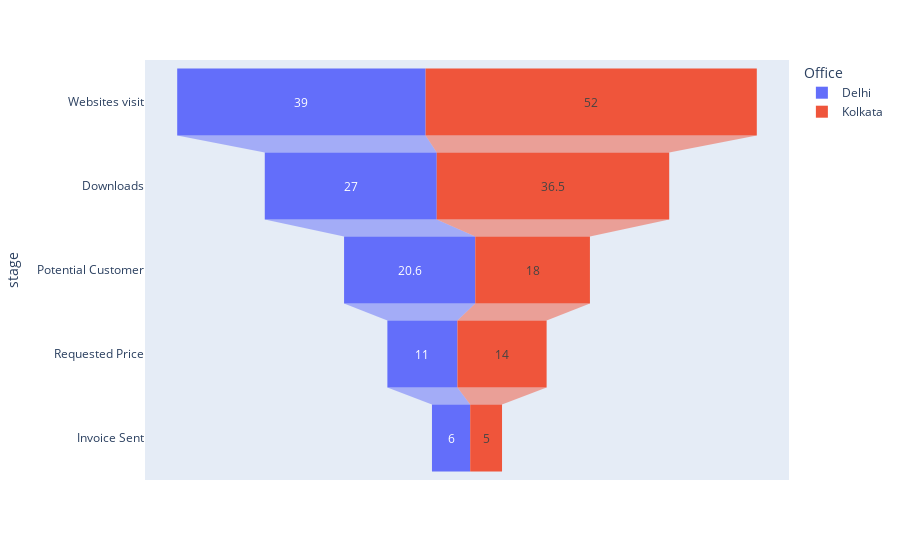

Notebook source saved alongside this figure:
### Code cell
fig1.show()

### Figure 1 — Plotly figure (JSON) as saved in the notebook; plotly's stock layout.template omitted (floating-point values rounded to 4 significant figures)
{"data": [{"hovertemplate": "Office=Delhi<br>number=%{x}<br>stage=%{y}<extra></extra>", "legendgroup": "Delhi", "marker": {"color": "#636efa"}, "name": "Delhi", "orientation": "h", "showlegend": true, "type": "funnel", "x": [39, 27, 20.6, 11, 6], "xaxis": "x", "y": ["Websites visit", "Downloads", "Potential Customer", "Requested Price", "Invoice Sent"], "yaxis": "y"}, {"hovertemplate": "Office=Kolkata<br>number=%{x}<br>stage=%{y}<extra></extra>", "legendgroup": "Kolkata", "marker": {"color": "#EF553B"}, "name": "Kolkata", "orientation": "h", "showlegend": true, "type": "funnel", "x": [52, 36.5, 18, 14, 5], "xaxis": "x", "y": ["Websites visit", "Downloads", "Potential Customer", "Requested Price", "Invoice Sent"], "yaxis": "y"}], "layout": {"legend": {"title": {"text": "Office"}, "tracegroupgap": 0}, "margin": {"t": 60}, "xaxis": {"anchor": "y", "domain": [0, 1], "title": {"text": "number"}}, "yaxis": {"anchor": "x", "domain": [0, 1], "title": {"text": "stage"}}}}
